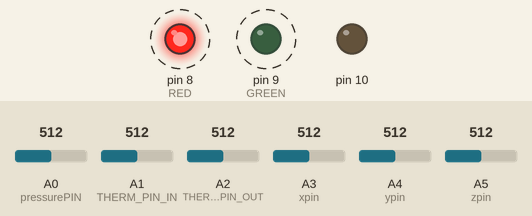
The sketch below on a simulated Arduino Uno, built with avr-gcc and run on an emulated ATmega328P. On the bench: output pins drawn as LEDs (lit = HIGH). Dashed ring = blinking. Inputs (shaded band) come from the test bench; at power-on: A0 (pressurePIN) = 512, A1 (THERM_PIN_IN) = 512, A2 (THERM_PIN_OUT) = 512, A3 (xpin) = 512, A4 (ypin) = 512, A5 (zpin) = 512. Storage starts empty; pins used as bus, display or sensor lines are not drawn; what the sketch prints to the serial monitor is not drawn.

Above: at 0.2 s.
Timing chart, 0 to 3.0 s (numbered marks = the images above):
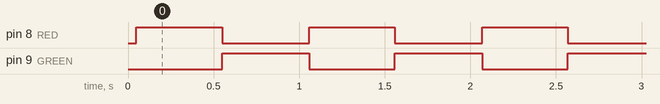

The sketch:

rocket_code.ino
```cpp
/*
Code for Orbital Sciences Rocket Competition
Geoffrey Odlum
02 March 2014
--------------SD CARD----------------------------------------------
The circuit:
 * SD card attached to SPI bus as follows:
 ** UNO:  DI - pin 11, DO - pin 12, CLK - pin 13, CS - pin 10 (CS pin can be changed)
  and pin #10 (SS) must be an output
 		Pin 4 used here for consistency with other Arduino examples
--------------PRESSURE SENSOR---------------------------------------
PIN: A0
pressure = (analogRead(0)/1024.0 + 0.095 ) / 0.0009;
--------------THERMISTORS-------------------------------------------
A) INSIDE: A1
B) OUTSIDE: A2

--------------ACCELEROMETER------------------------
x: A3
Y: A4
Z: A5
--------------LEDs--------------------------------------------------
 RED:  	 8
 GREEN:  9
 */

#include <avr/pgmspace.h>
#include <SD.h>
#include <math.h>
#include <SPI.h>

int led_state;
unsigned long time;

//Pressure
int pressurePIN = A0;

//Thermistors
int THERM_PIN_IN = A1;  // 10ktherm & 10k resistor as divider.
int THERM_PIN_OUT = A2;

//Accelerometer
const int xpin = A3;                  // x-axis of the accelerometer
const int ypin = A4;                  // y-axis
const int zpin = A5;                  // z-axis (only on 3-axis models)
int sleep = 5;

//LEDs
int RED = 8;
int GREEN = 9;


const int chipSelect = 10;

File dataFile;

double Thermistor(int RawADC) {
 double Temp;
 Temp = log(10000.0*((1024.0/RawADC-1)));
//         =log(10000.0/(1024.0/RawADC-1)) // for pull-up configuration
 Temp = 1 / (0.001129148 + (0.000234125 + (0.0000000876741 * Temp * Temp ))* Temp );
 Temp = Temp - 273.15;            // Convert Kelvin to Celcius
 //Temp = (Temp * 9.0)/ 5.0 + 32.0; // Convert Celcius to Fahrenheit
 return Temp;
}

void setup()
{

 // Open serial communications and wait for port to open:
  Serial.begin(9600);

//bit from thermistor code. What does it do? Yo no se
//pinMode(13, OUTPUT);
  //Serial.begin(19200);
  time=millis();
  //Serial.println("Ready");

  Serial.print("Initializing SD card...");
  // make sure that the default chip select pin is set to
  // output, even if you don't use it:
  pinMode(SS, OUTPUT);

   //see if the card is present and can be initialized:
  if (!SD.begin(chipSelect)) {
    Serial.println("Card failed, or not present");
    // don't do anything more:
    while (1) ;
  }
  Serial.println("card initialized.");

  // Open up the file we're going to log to!
  dataFile = SD.open("datalog.txt", FILE_WRITE);
  if (! dataFile) {
    Serial.println("error opening rocket.txt");
    // Wait forever since we cant write data
    while (1) ;
  }

//Blinking LEDs

pinMode(RED, OUTPUT);
pinMode(GREEN, OUTPUT);

pinMode(sleep, OUTPUT);
}

void loop()
{
//THERMISTORS
  int therm_in = int(Thermistor(analogRead(THERM_PIN_IN)));
  int therm_out = int(Thermistor(analogRead(THERM_PIN_OUT)));

  if (millis() - time >1000){
  time=millis();
  digitalWrite(13,led_state);
  led_state=!led_state;
  }

//BAROMETER

  int pressure;
  pressure = (analogRead(pressurePIN)/1024.0 + 0.095 ) / 0.0009;
  //Serial.print(pressure);

//ACCELERATION
  digitalWrite(sleep,HIGH);
  int xVal;
  int yVal;
  int zVal;
  xVal = analogRead(xpin);
  yVal = analogRead(ypin);
  zVal = analogRead(zpin);


//DATA LOGGING
  // make a string for assembling the data to log:
  String dataString = "";

  // read three sensors and append to the string:
  //for (int analogPin = 0; analogPin < 6; analogPin++) {
  //int sensor = analogRead(analogPin);
  //  dataString += String(sensor);
  //  if (analogPin < 5) {
  //   dataString += " ";
  //  }
  //}
  String timeString = "t(s): " + String(time/1000);
  String tempString = "  T(in): " + String(therm_in) + " T(out): " + String(therm_out);
  String pressureString = "  Pressure: " + String(pressure);
  String accelString = "  (X,Y,Z): (" + String(xVal) + "," + String(yVal) + "," + String(zVal) + ")";
  dataString = timeString + tempString + pressureString + accelString;

  dataFile.println(dataString);

  // print to the serial port too:
  Serial.println(dataString);

  // The following line will 'save' the file to the SD card after every
  // line of data - this will use more power and slow down how much data
  // you can read but it's safer!
  // If you want to speed up the system, remove the call to flush() and it
  // will save the file only every 512 bytes - every time a sector on the
  // SD card is filled with data.
  dataFile.flush();
  digitalWrite(RED, HIGH);   // turn the LED on (HIGH is the voltage level)
  digitalWrite(GREEN, LOW);
  // Take 1 measurement every 100 milliseconds
  delay(500);
  digitalWrite(RED, LOW);
  digitalWrite(GREEN, HIGH);
  delay(500);
  //blinkLEDs();
}

//LEDs
//void blinkLEDs(){
  //digitalWrite(RED, HIGH);   // turn the LED on (HIGH is the voltage level)
  //digitalWrite(GREEN, LOW);
  //delay(750);               // wait for a second
  //digitalWrite(RED, LOW);  // turn the LED off by making the voltage LOW
  //digitalWrite(GREEN, HIGH);
  //delay(750);               // wait for a second
//}
```

Measured:
- by itself, pin 8 (RED): alternates HIGH for 0.50 s and LOW for 0.51 s
- by itself, pin 9 (GREEN): alternates HIGH for 0.51 s and LOW for 0.50 s
